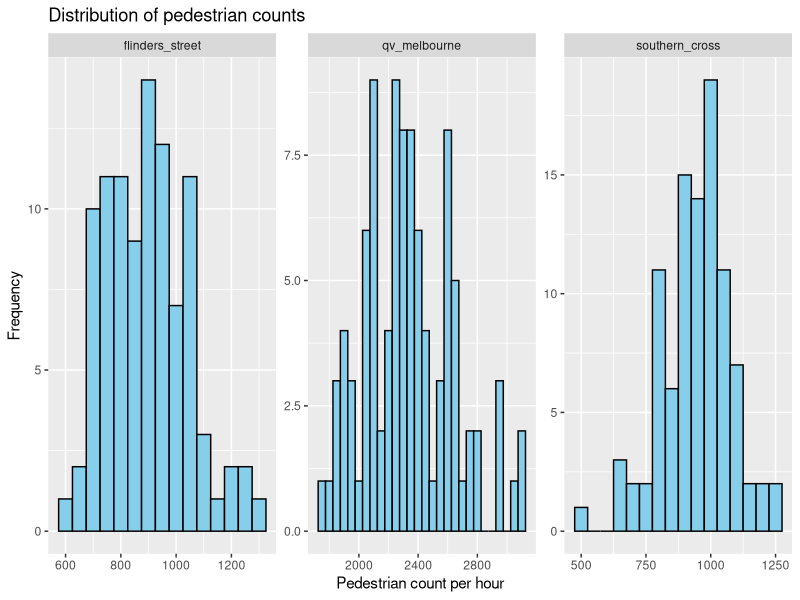
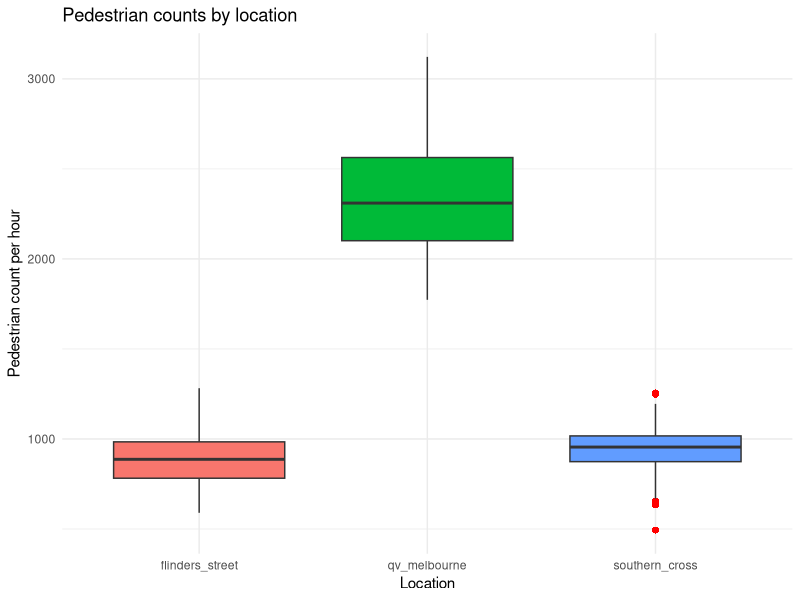

Reproduce these figures in R, in order. (Note: this script raises an error after producing the figures.)
## ---- chunk 1
# Load required libraries
library(tidyverse)
library(gridExtra) 
library(broom)      
library(dplyr)
library(ggplot2)

# Set seed for reproducibility
set.seed(33895341)

# Set knitr options
knitr::opts_chunk$set(echo = TRUE, warning = FALSE,
                      eval = TRUE, message = FALSE)

# Read data (adjust path as needed)
pedestrians <- read.csv("data/pedestrians.csv")
# Verify that the data exists 
## ---- chunk 2
ped_long <- pedestrians |>
  pivot_longer(cols = everything(),
               names_to = "location",
               values_to = "count")
## ---- chunk 3
# Requirement 1: Plot histograms/density for each location
plot_3_histograms <- function(long_data, binwidth = 50) {
  ggplot(long_data, aes(x = count)) +
    geom_histogram(binwidth = binwidth, fill = "skyblue", colour = "black") +
    facet_wrap(~ location, scales = "free") +
    labs(title = "Distribution of pedestrian counts",
         x = "Pedestrian count per hour", y = "Frequency")
}
## ---- chunk 4
plot_boxplots <- function(long_data) {
  long_data |>
    mutate(location = forcats::fct_relevel(location, sort(unique(location)))) |>
    ggplot(aes(x = location, y = count, fill = location)) +
    geom_boxplot(outlier.colour = "red", outlier.shape = 16, outlier.size = 2) +
    labs(title = "Pedestrian counts by location",
         x = "Location", y = "Pedestrian count per hour") +
    theme_minimal() + theme(legend.position = "none")
}
## ---- chunk 5
plot_3_histograms(ped_long)
## ---- chunk 6
plot_boxplots(ped_long)
## ---- chunk 7
# Requirement 2: Appropriate summary statistics
get_mode <- function(x) {
  ux <- unique(x)
  ux[which.max(tabulate(match(x, ux)))]
}
## ---- chunk 8
ped_descriptive <- ped_long |>
  group_by(location) |>
  summarise(
    mean = mean(count),
    median = median(count),
    mode = get_mode(count),
    sd = sd(count),
    min = min(count),
    max = max(count),
    q1 = quantile(count, 0.25),
    q3 = quantile(count, 0.75)
  )

ped_descriptive
## ---- chunk 9
summary_stats <- pedestrians %>%
  summarise(
    across(everything(),
           list(mean = mean, 
                median = median, 
                mode = ~as.numeric(names(sort(table(.), decreasing = TRUE)[1]))))
  )

summary_stats
## ---- chunk 10
qv_melbourne_traffic <- pedestrians[["qv_melbourne"]]
southern_cross_traffic <- pedestrians[["southern_cross"]]
flinders_street_traffic <- pedestrians[["flinders_street"]]
## ---- chunk 11
fit_flinders <- fitdistr(flinders_street_traffic, "normal")
fit_southern <- fitdistr(southern_cross_traffic, "normal")
fit_qv       <- fitdistr(qv_melbourne_traffic, "gamma")

## ---- chunk 12
estimates <- tibble(
  location = c("Flinders Street", "Southern Cross", "QV Melbourne"),
  model    = c("Normal", "Normal", "Gamma"),
  par1     = c(fit_flinders$estimate["mean"],
               fit_southern$estimate["mean"],
               fit_qv$estimate["shape"]),
  se1      = c(fit_flinders$sd["mean"],
               fit_southern$sd["mean"],
               fit_qv$sd["shape"]),
  par2     = c(fit_flinders$estimate["sd"],
               fit_southern$estimate["sd"],
               fit_qv$estimate["rate"]),
  se2      = c(fit_flinders$sd["sd"],
               fit_southern$sd["sd"],
               fit_qv$sd["rate"])
)

estimates
## ---- chunk 13
# Flinders (Normal QQ)
ggplot(tibble(x = flinders_street_traffic), aes(sample = x)) +
  stat_qq(distribution = qnorm,
          dparams = list(mean = fit_flinders_norm$estimate["mean"],
                         sd   = fit_flinders_norm$estimate["sd"])) +
  stat_qq_line(distribution = qnorm,
               dparams = list(mean = fit_flinders_norm$estimate["mean"],
                              sd   = fit_flinders_norm$estimate["sd"])) +
  labs(title = "Flinders Street: Normal QQ plot")

# Southern Cross (Normal QQ)
ggplot(tibble(x = southern_cross_traffic), aes(sample = x)) +
  stat_qq(distribution = qnorm,
          dparams = list(mean = fit_southern_norm$estimate["mean"],
                         sd   = fit_southern_norm$estimate["sd"])) +
  stat_qq_line(distribution = qnorm,
               dparams = list(mean = fit_southern_norm$estimate["mean"],
                              sd   = fit_southern_norm$estimate["sd"])) +
  labs(title = "Southern Cross: Normal QQ plot")

# QV (Gamma QQ)
ggplot(tibble(x = qv_melbourne_traffic), aes(sample = x)) +
  stat_qq(distribution = qgamma,
          dparams = list(shape = fit_qv_gamma$estimate["shape"],
                         rate  = fit_qv_gamma$estimate["rate"])) +
  stat_qq_line(distribution = qgamma,
               dparams = list(shape = fit_qv_gamma$estimate["shape"],
                              rate  = fit_qv_gamma$estimate["rate"])) +
  labs(title = "QV Melbourne: Gamma QQ plot")
## ---- chunk 14
# Get each of the locations
qv_melbourne_traffic <- pedestrians[["qv_melbourne"]]
southern_cross_traffic <- pedestrians[["southern_cross"]]
flinders_street_traffic <- pedestrians[["flinders_street"]]
## ---- chunk 15
# Approach 1: Sample (Empirical) Quantile Method
find_90th_percentile <- function(data, trials = 5000) {
  # Ensure data is a numeric vector
  if (!is.numeric(data)) {
    stop("Input must be a numeric vector.")
  }
  
  # Remove missing values
  x <- data[!is.na(data)]
  n <- length(x)
  if (n == 0) stop("No data points available after removing NA.")
  
  # Bootstrap resamples
  q_boot <- replicate(trials, {
    xb <- sample(x, size = n, replace = TRUE)
    as.numeric(quantile(xb, probs = 0.9, type = 7))
  })
  
  # 95% CI from bootstrap distribution
  ci <- quantile(q_boot, probs = c(0.025, 0.975))
  
  result <- list(
    ci_lower = unname(ci[1]),
    ci_upper = unname(ci[2])
  )
  
  return(result)
}
## ---- chunk 16
find_90thPercentile_normal <- function(data, trials = 5000) {
  x <- as.numeric(data)
  x <- x[is.finite(x)]
  n <- length(x)
  if (n < 2) stop("Need at least 2 observations.")

  # 1. Fit Normal model by MLE
  mu_hat <- mean(x)
  sigma_hat <- sqrt(mean((x - mu_hat)^2))  # MLE version, divides by n

  # 2. Point estimate of the 90th percentile
  q90_hat <- qnorm(0.90, mean = mu_hat, sd = sigma_hat)

  # 3. Parametric bootstrap for 95% CI
  q_boot <- replicate(trials, {
    # simulate new sample from fitted Normal
    xb <- rnorm(n, mean = mu_hat, sd = sigma_hat)
    # re-fit Normal on xb
    mu_b <- mean(xb)
    sd_b <- sqrt(mean((xb - mu_b)^2))
    # compute q90 for this bootstrap sample
    qnorm(0.90, mean = mu_b, sd = sd_b)
  })

  # CI = central 95% of bootstrap distribution
  ci <- quantile(q_boot, c(0.025, 0.975), names = FALSE)

  # Return point estimate + CI
  list(
    ci_lower = ci[1],
    ci_upper = ci[2]
  )
}

find_90thPercentile_gamma <- function(data, trials = 5000) {
  x <- as.numeric(data)
  x <- x[is.finite(x)]
  n <- length(x)
  if (n < 2) stop("Need at least 2 observations.")
  if (any(x <= 0)) stop("Gamma model requires strictly positive data.")

  # 1. Fit Gamma model by MLE
  # Requires MASS::fitdistr (Week 6 lecture)
  fit <- MASS::fitdistr(x, densfun = "gamma")
  shape_hat <- unname(fit$estimate["shape"])
  rate_hat  <- unname(fit$estimate["rate"])

  # 2. Point estimate of the 90th percentile
  q90_hat <- qgamma(0.90, shape = shape_hat, rate = rate_hat)

  # 3. Parametric bootstrap for 95% CI
  q_boot <- replicate(trials, {
    # simulate new sample from fitted Gamma
    xb <- rgamma(n, shape = shape_hat, rate = rate_hat)
    # re-fit Gamma on xb
    fit_b <- MASS::fitdistr(xb, densfun = "gamma")
    sh_b <- unname(fit_b$estimate["shape"])
    rt_b <- unname(fit_b$estimate["rate"])
    # compute q90 for this bootstrap sample
    qgamma(0.90, shape = sh_b, rate = rt_b)
  })

  # CI = central 95% of bootstrap distribution
  ci <- quantile(q_boot, c(0.025, 0.975), names = FALSE)

  # Return point estimate + CI
  list(
    ci_lower = ci[1],
    ci_upper = ci[2]
  )
}
## ---- chunk 17
# Approach 1: Sample (Empirical) Quantile Method
qv_estimate_bootstrap <- find_90th_percentile(qv_melbourne_traffic)
flinders_estimate_bootstrap <- find_90th_percentile(flinders_street_traffic)
southern_estimate_bootstrap <- find_90th_percentile(southern_cross_traffic)

# Approach 2: Model Based Quantile
qv_estimate_gamma <- find_90thPercentile_gamma(qv_melbourne_traffic)

flinders_estimate_normal <- find_90thPercentile_normal(flinders_street_traffic)
southern_estimate_normal <- find_90thPercentile_normal(southern_cross_traffic)
## ---- chunk 18
# Data processing code

## ---- chunk 19
# Implementation of statistical methods

## ---- chunk 20
# Create visualizations

## ---- chunk 21
# Exploratory analysis

## ---- chunk 22
# Main analysis code

## ---- chunk 23
# Results and visualizations

## ---- chunk 24
# Combining and processing data

## ---- chunk 25
# Implementation of analytical framework

## ---- chunk 26
# Generate comprehensive results

## ---- chunk 27
# Any supplementary code that supports your analysis
# but is too detailed for the main sections

## ---- chunk 28
sessionInfo()
